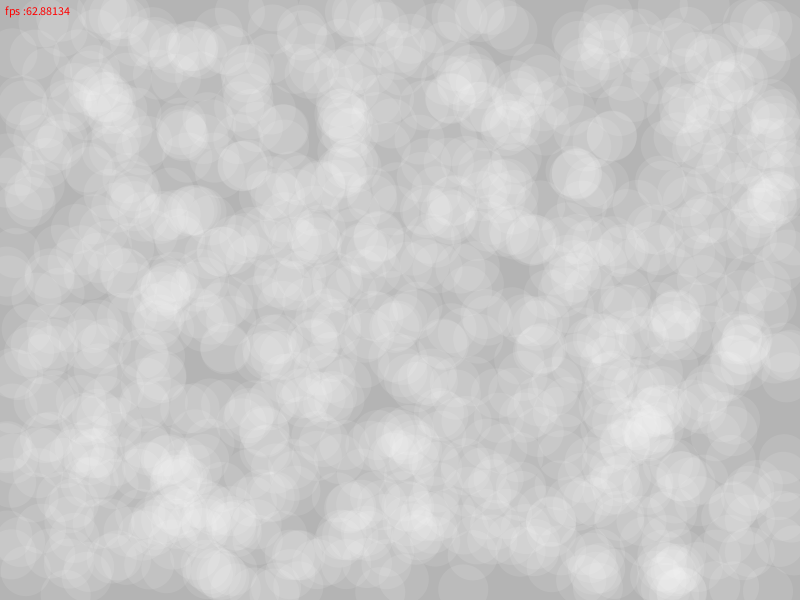
Frame 1 (no input)
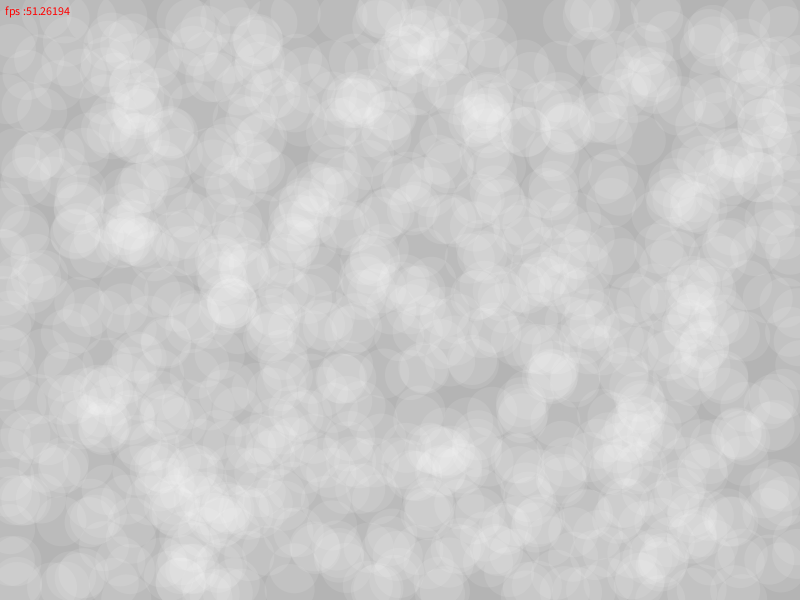
Frame 60 (the mouse pressed at the canvas centre just before this capture)
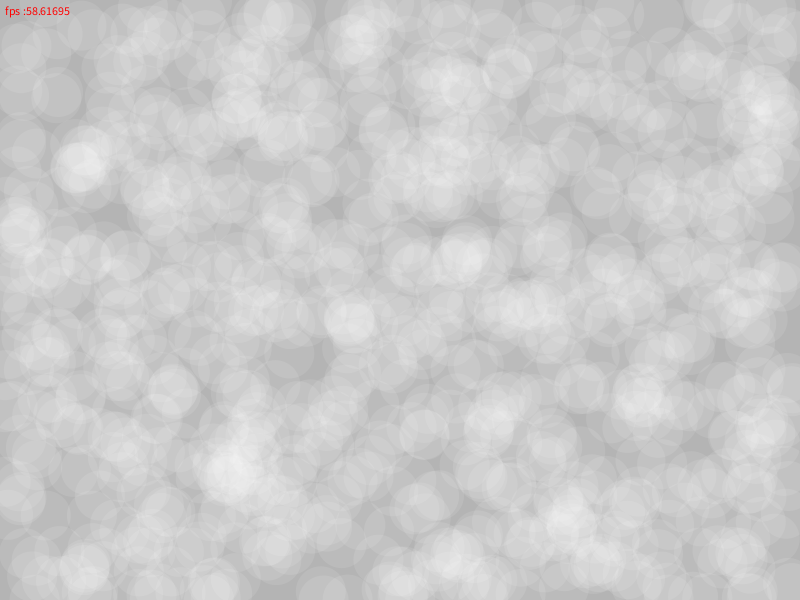
Frame 120 (the mouse held since frame 60 and released just before this capture)

The Processing sketch that drew these frames (run headless with seeded random() and noise(); from frame 60 on, the mouse is pressed at the canvas centre):

// Processing sketch: vel_loc_array
// ── vel_loc_array.pde
int num = 1000;
Mover[] movs = new Mover[num];

void setup() {

  size (800, 600);


  for (int i = 0 ; i < num ; i++) {
    PVector initLoc = new PVector(random(5, width-5), random(5, height-5));
    PVector initVel = new PVector(random(-1,1), random(-1,1));
    movs[i] = new Mover (initLoc, initVel);
  }
}


void draw() {

  background(180);


  for (int i = 0 ; i < num ; i++) {
    movs[i].update();
    movs[i].draw();
  }

  fill(255, 0, 0);
  text("fps :"+frameRate, 5, 15);
}



class Mover {

  PVector loc, vel;

  Mover(PVector loc, PVector vel) {
    this.loc = loc;
    this.vel = vel;
  } 

  void update() {  
    loc.add(vel);  
    if (loc.x < 0 || loc.x> width) {
      vel.x = -vel.x;
    }
    if (loc.y<0 || loc.y > height) {
      vel.y = -vel.y;
    }
  }

  void draw() {
    pushStyle();
    noStroke();
    fill(255, 25);
    ellipse(loc.x, loc.y, 50, 50);
  }
}
